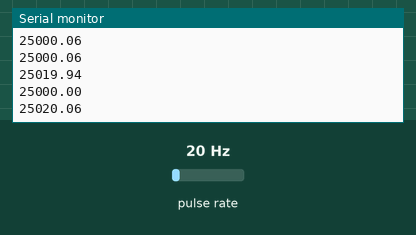
This sketch was run on a simulated Arduino Uno, built with avr-gcc and run on an emulated ATmega328P. On the bench: the last lines printed to the serial monitor. Wiring (inferred from the names in the program): pulse sensor: data pin 8. The test bench sets the inputs (shaded band); at power-on: pulse rate 20 Hz.

Above: at 1.2 s.
1.3 s: pulse rate (sensor on pin 8) set to 4 Hz
At 1.61 s:
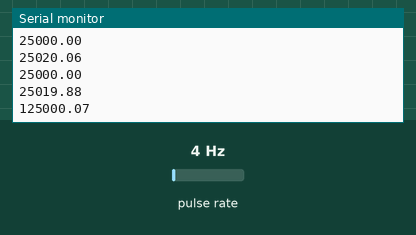
2.8 s: pulse rate (sensor on pin 8) set to 50 Hz
At 2.8 s:
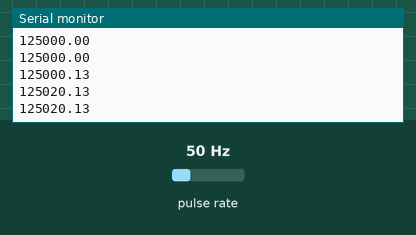
Timing chart, 0 to 5.8 s (numbered marks = the images above; inputs shaded):
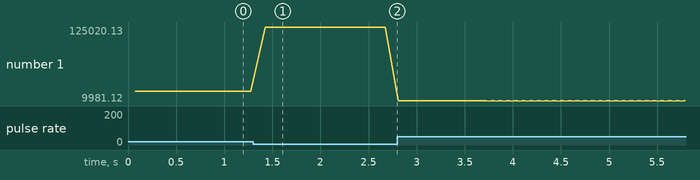

The sketch:

sketch_oct13a.ino
```cpp
// Arduino UNO (ATmega328P)
// D8 (ICP1) measures RISING -> FALLING using Timer1 Input Capture.
// Robust to overflow race: builds a 32-bit "extended timestamp" at each capture.
// Prints one line per measurement: microseconds with 2 decimals.

volatile uint32_t ovfCount = 0;

volatile uint32_t startStamp = 0;  // 32-bit extended tick timestamp
volatile uint32_t endStamp   = 0;
volatile bool haveMeasurement = false;
volatile bool waitingRising  = true;

static inline uint32_t make_extended_stamp(uint16_t icr, uint8_t tifr_snapshot, uint32_t ovf_snapshot) {
  // If an overflow occurred *right after* the capture (TOV1 set but OVF ISR not run yet),
  // and the captured count is in the "after-overflow" half (small numbers),
  // bump the overflow snapshot by one.
  if ((tifr_snapshot & _BV(TOV1)) && (icr < 0x8000)) {
    ovf_snapshot++;
  }
  return (ovf_snapshot << 16) | icr;
}

void setup() {
  Serial.begin(2000000);
  pinMode(8, INPUT);          // or INPUT_PULLUP if your source is open-collector

  // Timer1 normal mode
  TCCR1A = 0;

  // Enable noise canceller (ICNC1) + capture on RISING first (ICES1)
  // No prescaler (CS10) -> 1 tick = 0.0625 µs
  TCCR1B = _BV(ICNC1) | _BV(ICES1) | _BV(CS10);

  // Clear pending flags
  TIFR1 = _BV(ICF1) | _BV(TOV1);

  // Enable interrupts: Input Capture + Overflow
  TIMSK1 = _BV(ICIE1) | _BV(TOIE1);
}

ISR(TIMER1_OVF_vect) {
  ovfCount++;
}

ISR(TIMER1_CAPT_vect) {
  // Snapshot flags and counters *before* using them
  uint8_t  tifr = TIFR1;     // read flags (don’t clear)
  uint16_t icr  = ICR1;      // captured timer value
  uint32_t ovf  = ovfCount;  // software overflow count

  uint32_t stamp = make_extended_stamp(icr, tifr, ovf);

  if (waitingRising) {
    startStamp = stamp;
    TCCR1B &= ~_BV(ICES1);   // next: FALLING
    waitingRising = false;
  } else {
    endStamp = stamp;
    haveMeasurement = true;
    TCCR1B |= _BV(ICES1);    // next: RISING
    waitingRising = true;
  }
}

void loop() {
  if (haveMeasurement) {
    noInterrupts();
    uint32_t s = startStamp;
    uint32_t e = endStamp;
    haveMeasurement = false;
    interrupts();

    // 32-bit stamps naturally wrap every ~268 s; subtraction on uint32_t wraps correctly.
    uint32_t ticks32 = (uint32_t)(e - s);

    // Convert to microseconds: 1 tick = 0.0625 µs
    float us = (float)ticks32 * 0.0625f;

    Serial.println(us, 2);
  }
}


// // Measure HIGH time on D8 (ICP1) using Timer1 Input Capture
// // Sends 32-bit tick counts (no floats) over Serial at 1,000,000 baud.
// // Each tick = 1 / 16 MHz = 0.0625 µs.

// volatile uint32_t ovfCount = 0;
// volatile bool waitingRising = true;

// constexpr uint8_t RBITS = 6;           // 64-entry ring buffer
// constexpr uint8_t RSIZE = (1 << RBITS);
// volatile uint32_t rb[RSIZE];
// volatile uint8_t rhead = 0, rtail = 0;

// static inline bool rb_push(uint32_t v) {
//   uint8_t h = rhead;
//   uint8_t n = (uint8_t)(h + 1) & (RSIZE - 1);
//   if (n == rtail) return false; // buffer full: drop sample
//   rb[h] = v;
//   rhead = n;
//   return true;
// }
// static inline bool rb_pop(uint32_t &v) {
//   uint8_t t = rtail;
//   if (t == rhead) return false; // empty
//   v = rb[t];
//   rtail = (uint8_t)(t + 1) & (RSIZE - 1);
//   return true;
// }

// static inline uint32_t make_extended_stamp(uint16_t icr, uint8_t tifr_snapshot, uint32_t ovf_snapshot) {
//   if ((tifr_snapshot & _BV(TOV1)) && (icr < 0x8000)) {
//     ovf_snapshot++;
//   }
//   return (ovf_snapshot << 16) | icr;
// }

// ISR(TIMER1_OVF_vect) {
//   ovfCount++;
// }

// ISR(TIMER1_CAPT_vect) {
//   uint8_t  tifr = TIFR1;
//   uint16_t icr  = ICR1;
//   uint32_t ovf  = ovfCount;
//   uint32_t stamp = make_extended_stamp(icr, tifr, ovf);

//   static uint32_t startStampLocal = 0;

//   if (waitingRising) {
//     startStampLocal = stamp;
//     TCCR1B &= ~_BV(ICES1);   // next: FALLING
//     waitingRising = false;
//   } else {
//     uint32_t ticks = stamp - startStampLocal; // wraps naturally
//     rb_push(ticks);           // store in ring buffer (non-blocking)
//     TCCR1B |= _BV(ICES1);     // next: RISING
//     waitingRising = true;
//   }
// }

// void setup() {
//   Serial.begin(1000000);      // 1 Mbps
//   pinMode(8, INPUT);          // or INPUT_PULLUP if open collector

//   // Timer1: normal mode, no prescaler, noise canceler ON, capture rising first
//   TCCR1A = 0;
//   TCCR1B = _BV(ICNC1) | _BV(ICES1) | _BV(CS10);
//   TIFR1  = _BV(ICF1) | _BV(TOV1); // clear pending flags
//   TIMSK1 = _BV(ICIE1) | _BV(TOIE1); // enable interrupts
// }

// void loop() {
//   uint32_t ticks;
//   while (rb_pop(ticks)) {
//     // Send ticks as 4 bytes, little-endian (fast, compact)
//     Serial.write((uint8_t*)&ticks, 4);
//   }
// }
```

Measured:
- after the input at 1.3 s, the serial monitor: prints a new line after 0.13 s (image 1)
- plotted number 1: 25019.88 → 125020.13 after the input at 1.3 s, 125020.13 → 10020 after the input at 2.8 s
